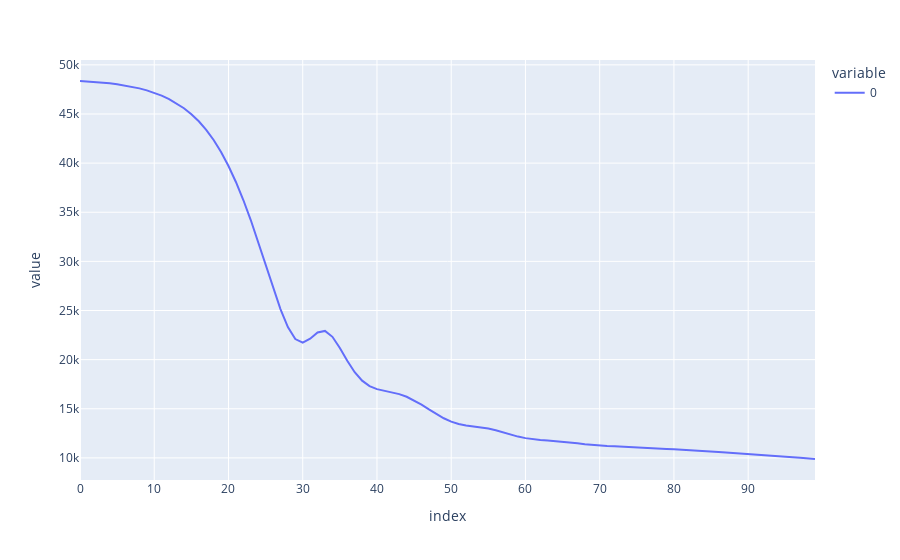

The notebook cell this image was saved under:
### Code cell
model, history, X_tr, X_te, Y_tr, Y_te = find_best_model(X_weekend, Y, intentos=5)
px.line(np.array(history.history['loss']))
